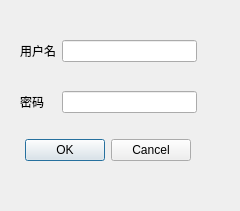
<?xml version="1.0" encoding="UTF-8"?>
<ui version="4.0">
 <class>DialogAddUser</class>
 <widget class="QDialog" name="DialogAddUser">
  <property name="geometry">
   <rect>
    <x>0</x>
    <y>0</y>
    <width>240</width>
    <height>211</height>
   </rect>
  </property>
  <property name="windowTitle">
   <string>Dialog</string>
  </property>
  <widget class="QDialogButtonBox" name="buttonBox">
   <property name="geometry">
    <rect>
     <x>-30</x>
     <y>130</y>
     <width>221</width>
     <height>41</height>
    </rect>
   </property>
   <property name="orientation">
    <enum>Qt::Horizontal</enum>
   </property>
   <property name="standardButtons">
    <set>QDialogButtonBox::Cancel|QDialogButtonBox::Ok</set>
   </property>
  </widget>
  <widget class="QWidget" name="">
   <property name="geometry">
    <rect>
     <x>20</x>
     <y>17</y>
     <width>177</width>
     <height>121</height>
    </rect>
   </property>
   <layout class="QGridLayout" name="gridLayout">
    <item row="0" column="0">
     <widget class="QLabel" name="label">
      <property name="text">
       <string>用户名</string>
      </property>
     </widget>
    </item>
    <item row="0" column="1">
     <widget class="QLineEdit" name="lineEdit"/>
    </item>
    <item row="1" column="0">
     <widget class="QLabel" name="label_2">
      <property name="text">
       <string>密码</string>
      </property>
     </widget>
    </item>
    <item row="1" column="1">
     <widget class="QLineEdit" name="lineEdit_2"/>
    </item>
   </layout>
  </widget>
 </widget>
 <resources/>
 <connections>
  <connection>
   <sender>buttonBox</sender>
   <signal>accepted()</signal>
   <receiver>DialogAddUser</receiver>
   <slot>accept()</slot>
   <hints>
    <hint type="sourcelabel">
     <x>248</x>
     <y>254</y>
    </hint>
    <hint type="destinationlabel">
     <x>157</x>
     <y>274</y>
    </hint>
   </hints>
  </connection>
  <connection>
   <sender>buttonBox</sender>
   <signal>rejected()</signal>
   <receiver>DialogAddUser</receiver>
   <slot>reject()</slot>
   <hints>
    <hint type="sourcelabel">
     <x>316</x>
     <y>260</y>
    </hint>
    <hint type="destinationlabel">
     <x>286</x>
     <y>274</y>
    </hint>
   </hints>
  </connection>
 </connections>
</ui>
